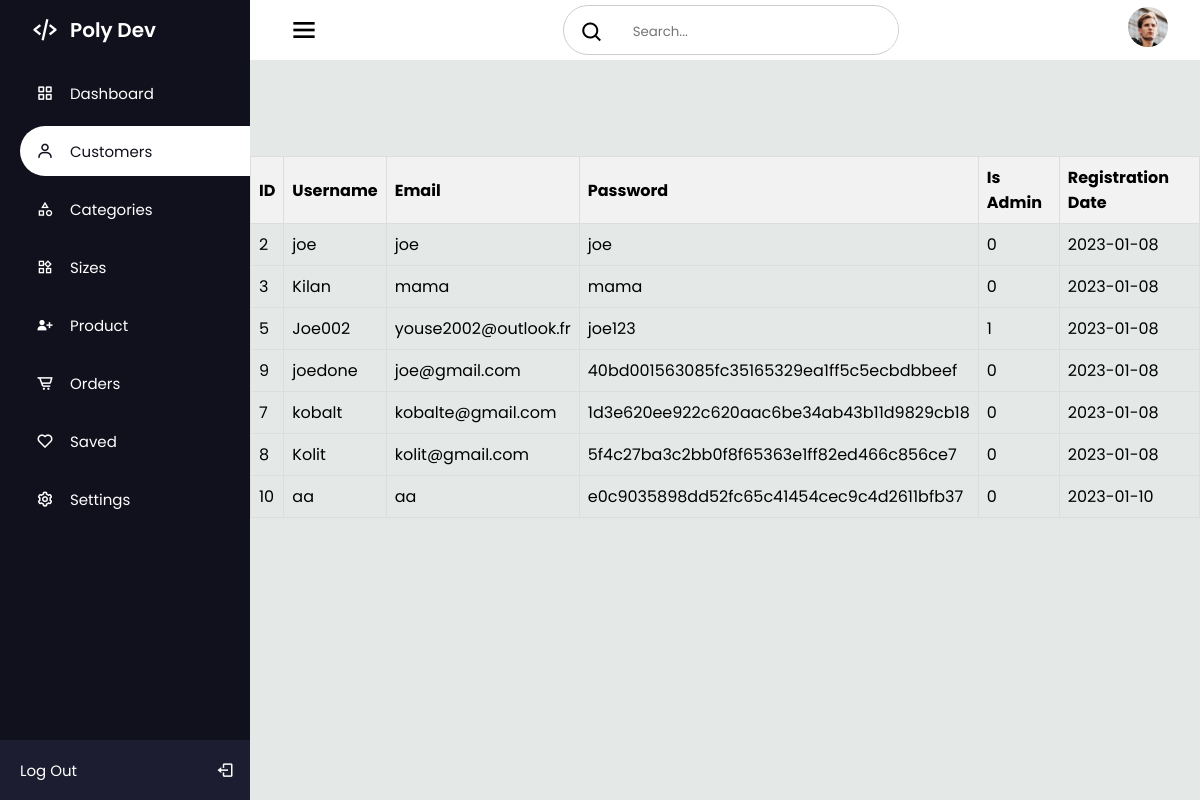
Page /Admin_dashboard/codeadmin/customers.php (signed in) on the committed database.
### tables this page shows
CREATE TABLE IF NOT EXISTS `client` (
  `id` int NOT NULL AUTO_INCREMENT,
  `username` varchar(50) NOT NULL,
  `email` varchar(50) NOT NULL,
  `password` varchar(75) NOT NULL,
  `is_admin` int DEFAULT NULL,
  `registration_date` date NOT NULL,
  PRIMARY KEY (`id`)
);

### Admin_dashboard/codeadmin/customers.php (the view, shortened to what this page needs)
<?php include'../../config/config.php';
?>
<!DOCTYPE html>
<html lang="en">
<head>
  <link rel="stylesheet" href="main.css">
  <link href='https://unpkg.com/boxicons@2.1.1/css/boxicons.min.css' rel='stylesheet'>
</head>
<body>
  <div class="sidebar">
    <div class="logo_details">
      <i class='bx bx-code-alt'></i>
      <div class="logo_name">
        Poly Dev
      </div>
    </div>
    <ul>
      <li>
        <a href="index.php">
          <i class='bx bx-grid-alt'></i>
          <span class="links_name">
            Dashboard
          </span>
        </a>
      </li>
      <li>
        <a href="customers.php" class="active">
          <i class='bx bx-user'></i>
          <span class="links_name">
            Customers
          </span>
        </a>
      </li>
      <li>
        <a href="categories.php">
          <i  class="material-symbols-outlined"> category</i>
          <span class="links_name">
            Categories
          </span>
        </a>
      </li>
      <li>
        <a href="sizes.php">
          <i  class="material-symbols-outlined"> widgets  </i>
          <span class="links_name">
            Sizes
          </span>
        </a>
      </li>
      <li>
        <a href="product.php">
          <i class='bx bxs-user-plus'></i>
          <span class="links_name">
            Product
          </span>
        </a>
      </li>
      <li>
        <a href="#">
          <i class='bx bx-cart-alt'></i>
          <span class="links_name">
            Orders
          </span>
        </a>
      </li>
      <li>
        <a href="#">
          <i class='bx bx-heart'></i>
          <span class="links_name">
            Saved
          </span>
        </a>
      </li>
      <li>
        <a href="#">
          <i class='bx bx-cog'></i>
          <span class="links_name">
            Settings
          </span>
        </a>
      </li>
      <li class="login">
    <a href="../../index.php">
      <span class="links_name login_out" onclick="event.preventDefault(); window.location.href='../../index.php';">
        Log Out
      </span>
      <i class='bx bx-log-out' id="log_out"></i>
    </a>
  </li>
</ul>
  </div>
  <section class="home_section">
    <div class="topbar">
      <div class="toggle">
        <i class='bx bx-menu' id="btn"></i>
      </div>
      <div class="search_wrapper">
        <label>
          <span>
            <i class='bx bx-search'></i>
          </span>
          <input type="search" placeholder="Search...">
        </label>
      </div>
      <div class="user_wrapper">
      <img src="../img/user.jpg" alt="">
      </div>
    </div>
    <div class="table_div">
    <table id="customers">
      <?php
          $query = "SELECT * FROM client";
          echo '<table border="0" cellspacing="2" cellpadding="2">
                <tr>
                    <th> <font face="Arial">ID</font> </th>
                    <th> <font face="Arial">Username</font> </th>
                    <th> <font face="Arial">Email</font> </th>
                    <th> <font face="Arial">Password</font> </th>
                    <th> <font face="Arial">Is Admin</font> </th>
                    <th> <font face="Arial">Registration Date</font> </th>
                </tr>';
                if ($result = $conn->query($query)) {
                  while ($row = $result->fetch_assoc()) {
                      $field1name = $row["id"];
                      $field2name = $row["username"];
                      $field3name = $row["email"];
                      $field4name = $row["password"];
                      $field5name = $row["is_admin"];
                      $field6name = $row["registration_date"];
                      echo '<tr>
                      <td>'.$field1name.'</td>
                      <td>'.$field2name.'</td>
                      <td>'.$field3name.'</td>
                      <td>'.$field4name.'</td>
                      <td>'.$field5name.'</td>
                      <td>'.$field6name.'</td>
                  </tr>';
                }
            }
            ?>
  </table>
  </div>
  </section>
</body>
</html>

### Admin_dashboard/codeadmin/main.css (style rules this page uses)
:root { --dark-blue: #11101D; --white-blue: #1D1D31; --white: #fff; --gray: #8390a2; }
* { margin: 0; padding: 0; box-sizing: border-box; font-family: 'Poppins', sans-serif; }
.sidebar { position: fixed; left: 0; top: 0; width: 250px; height: 100%; padding-left: 20px; background: var(--dark-blue); transition: all 0.5s ease; z-index: 99; }
.sidebar .logo_details { position: relative; height: 60px; display: flex; align-items: center; }
.sidebar li { position: relative; margin: 8px 0; list-style: none; }
.sidebar i { position: relative; height: 60px; min-width: 50px; font-size: 28px; line-height: 60px; text-align: center; color: var(--white); }
.sidebar .logo_details .logo_name { font-size: 20px; font-weight: 600; color: var(--white); transition: all 0.5s ease; }
.sidebar ul li a i { position: relative; height: 50px; font-size: 18px; line-height: 50px; }
.sidebar ul li a { width: 100%; height: 100%; display: flex; align-items: center; text-decoration: none; border-radius: 30px 0px 0px 30px; transition: all 0.5s ease; }
.sidebar ul li a .links_name { font-size: 15px; font-weight: 400; color: var(--white); transition: 0.4s; }
.sidebar li.login { position: fixed; width: 250px; height: 60px; left: 0; bottom: -8px; padding: 20px 20px; background: var(--white-blue); transition: all 0.5s ease; }
.sidebar .login #log_out { position: absolute; height: 60px; right: 0; top: 50%; transform: translateY(-50%); line-height: 60px; transition: all 0.5s ease; }
.sidebar li a.active { background: var(--white); }
.sidebar li a.active .links_name, .sidebar li a.active i { color: var(--dark-blue); }
.home_section { position: relative; width: calc(100% - 250px); min-height: 100vh; left: 250px; top: 0; background: #E4E9E7; transition: all 0.5s ease; }
.home_section .topbar { position: relative; width: 100%; height: 60px; display: flex; justify-content: space-between; align-items: center; padding: 1rem 1.5rem; background: var(--white); }
.home_section .topbar .toggle { position: relative; width: 60px; height: 60px; display: flex; justify-content: center; align-items: center; font-size: 2em; cursor: pointer; }
.home_section .topbar .search_wrapper { position: relative; height: 50px; display: flex; align-items: center; border: 1px solid #ccc; border-radius: 30px; overflow-x: hidden; }
.home_section .topbar .search_wrapper input { position: relative; height: 100%; padding: 0.5rem; border: none; outline: none; }
.home_section .topbar .search_wrapper span { display: inline-block; padding: 0rem 1rem; transform: translateY(20%); font-size: 1.5rem; }
.home_section .user_wrapper img { width: 40px; height: 40px; margin-right: 0.5rem; border-radius: 50%; }

### Admin_dashboard/codeadmin/customers.php (style rules this page uses)
table { width: 100%; padding-right: 20px; border-collapse: collapse; }
th, td { border: 1px solid #dddddd; text-align: left; padding: 8px; }
th { background-color: #f2f2f2; }
.table_div { padding-top: 6rem; }

### rows in the picture
client: id "2", username "joe", email "joe", password "joe", is_admin "0", registration_date "2023-01-08"
client: id "3", username "Kilan", email "mama", password "mama", is_admin "0", registration_date "2023-01-08"
client: id "5", username "Joe002", email "youse2002@outlook.fr", password "joe123", is_admin "1", registration_date "2023-01-08"
client: id "9", username "joedone", email "joe@gmail.com", password "40bd001563085fc35165329ea1ff5c5ecbdbbeef", is_admin "0", registration_date "2023-01-08"
client: id "7", username "kobalt", email "kobalte@gmail.com", password "1d3e620ee922c620aac6be34ab43b11d9829cb18", is_admin "0", registration_date "2023-01-08"
client: id "8", username "Kolit", email "kolit@gmail.com", password "5f4c27ba3c2bb0f8f65363e1ff82ed466c856ce7", is_admin "0", registration_date "2023-01-08"
client: id "10", username "aa", email "aa", password "e0c9035898dd52fc65c41454cec9c4d2611bfb37", is_admin "0", registration_date "2023-01-10"
